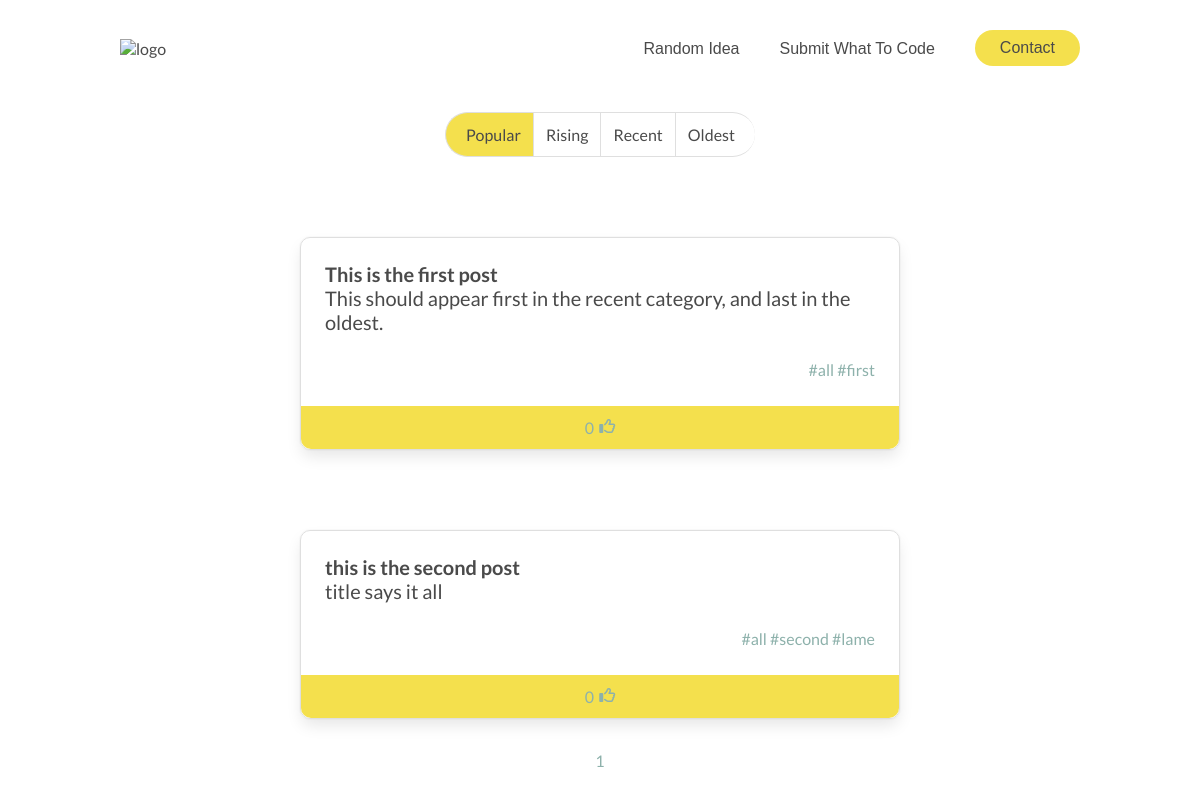
The page / on the database its author committed.
### website/models.py (models this page shows, shortened)
class Post(db.Model):
    id = db.Column(db.Integer, primary_key=True)
    title = db.Column(db.String(100))
    desc = db.Column(db.String(1000))
    likes = db.Column(db.Integer)
    date_created = db.Column(db.DateTime(timezone=True), default=func.now())
    tags = db.relationship("Tag", backref="post", passive_deletes=True)

class Tag(db.Model):
    id = db.Column(db.Integer, primary_key=True)
    name = db.Column(db.String(12))
    post_id = db.Column(
        db.Integer, db.ForeignKey("post.id", ondelete="CASCADE"), nullable=False
    )

### website/views.py (the view, shortened to what this page needs)
@views.route("/")
def home():
    order = request.args.get("order", default="POPULAR", type=str)
    tag = request.args.get("tag", default="all", type=str)
    page = request.args.get("page", default=1, type=int)
    per_page = 15
    if order == "POPULAR":
        posts = (
            Post.query.join(Tag)
            .filter(Tag.name == tag)
            .order_by(Post.likes.desc())
            .paginate(page=page, per_page=per_page)
        )
    elif order == "RECENT":
        posts = (
            Post.query.filter(Tag.name == tag)
            .order_by(Post.date_created.desc())
            .paginate(page=page, per_page=per_page)
        )
    elif order == "OLDEST":
        posts = (
            Post.query.filter(Tag.name == tag)
            .order_by(Post.date_created.asc())
            .paginate(page=page, per_page=per_page)
        )
    else:
        posts = (
            Post.query.filter(Tag.name == tag)
            .order_by(Post.likes.desc())
            .paginate(page=page, per_page=per_page)
        )
    return render_template(
        "home.html",
        posts=posts,
        order=order,
        tag=tag,
        one=False,
        likes=session["likes"],
    )

### website/templates/home.html (shortened to what this page needs)
{% extends "base.html" %}
{% block head %}
<link rel="stylesheet" href="{{ url_for('static', filename='styles/home.css') }}" />
{% endblock %}
{% block content %}
<div id="content">
    <div id="filter">
        <ul>
            <li class="{{'item active' if order == 'POPULAR' else 'item'}}"><a href="{{ url_for('views.home', order='POPULAR')}}">Popular</a></li>
            <li class="{{'item active' if order == 'RISING' else 'item'}}"><a href="{{ url_for('views.home', order='RISING')}}">Rising</a></li>
            <li class="{{'item active' if order == 'RECENT' else 'item'}}"><a href="{{ url_for('views.home', order='RECENT')}}">Recent</a></li>
            <li class="{{'item active' if order == 'OLDEST' else 'item'}}"><a href="{{ url_for('views.home', order='OLDEST')}}">Oldest</a></li>
        </ul>
    </div>
    {% if not one %}
        {% for post in posts.items %}
            <div class="card">
                <div class="card-content">
                    <p class="title">{{ post.title }}</p>
                    <p class="desc">{{ post.desc }}</p>
                    <p class="tags">
                        {% for tag in post.tags %}
                            <a class="tag-link" href="{{url_for('views.home', tag=tag.name)}}">#{{tag.name}}</a>
                        {% endfor %}
                    </p>
                </div>
                <footer class="card-footer">
                    <button type="button" onclick="like({{post.id}})">
                        <p id="likes-count-{{post.id}}">{{ post.likes }}</p>
                        {% if post.id in likes %}
                            <i id="like-button-{{post.id}}" class="fas fa-thumbs-up"></i>
                        {% else %}
                            <i id="like-button-{{post.id}}" class="far fa-thumbs-up"></i>
                        {% endif %}
                    </button>
                </footer>
            </div>
        {% endfor %}
    {% endif %}
</div>
<div id="page-links">
    {% if not one %}
        {% for page_num in posts.iter_pages() %}
            {% if page_num %}
                <a href="{{ url_for('views.home', page=page_num, order=order, tag=tag) }}">{{ page_num }}</a>
            {% else %}
                ...
            {% endif %}
        {% endfor %}
    {% endif %}
</div>
{% endblock %}

### website/templates/base.html (shortened to what this page needs)
<!DOCTYPE html>
<html lang="en">
<head>
    <link rel="stylesheet" href="{{ url_for('static', filename='styles/styles.css') }}" />
    {% block head %}{% endblock %}
</head>
<body>
    <header>
        <a class="logo" href="/"><img src="https://what-to-code.com/img/idea.svg" alt="logo"></a>
        <nav>
            <ul class="nav__links">
                <li><a href="{{ url_for('views.random_post')}}">Random Idea</a></li>
                <li><a href="{{ url_for('views.submit')}}">Submit What To Code</a></li>
            </ul>
        </nav>
        <a class="cta" href="#">Contact</a>
    </header>
    <main>
        {% block content %}{% endblock %}
    </main>
</body>
</html>

### website/static/styles/styles.css (style rules this page uses)
* { box-sizing: border-box; margin: 0; padding: 0; }
:root { --main-bg-color: #fff; --accent-color: #f4e04d; --tag-color: #8db1ab; --text-color: #4a4a4a; --font-family: 'Lato', sans-serif; }
html { text-rendering: optimizeLegibility; }
body { background-color: var(--main-bg-color); color: var(--text-color); font-family: var(--font-family); }
button, input[type="submit"], input[type="reset"] { background: none; color: inherit; border: none; padding: 0; font: inherit; cursor: pointer; outline: inherit; }
a, a:hover, a:focus, a:active { text-decoration: none; color: inherit; }
main { margin-top: 2vh; }
header { display: flex; justify-content: flex-end; align-items: center; padding: 30px 10%; background-color: var(--main-bg-color); }
.logo { margin-right: auto; }
.logo img { max-height: 1.75rem; height: auto; }
.nav__links { list-style: none; display: flex; }
.nav__links a, .cta, .overlay__content a { font-family: sans-serif; font-weight: 500; color: var(--text-color); text-decoration: none; }
.nav__links li { padding: 0px 20px; }
.nav__links li a { transition: all 0.3s ease 0s; }
.cta { margin-left: 20px; padding: 9px 25px; background-color: var(--accent-color); border: none; border-radius: 50px; cursor: pointer; transition: all 0.3s ease 0s; }

### website/static/styles/home.css (style rules this page uses)
#content { display: flex; row-gap: 5rem; flex-direction: column; align-items: center; margin-bottom: 2rem; }
#filter ul { list-style: none; display: flex; }
#filter ul li { display: inline-flex; border-style: solid; border-top-width: 1px; border-bottom-width: 1px; border-left-width: 1px; border-right-width: 0px; border-color: #dfdfdf; }
.active { background-color: var(--accent-color); }
#filter ul li a { padding: 0.75em; }
#filter ul li:first-child { border-bottom-left-radius: 290486px; border-top-left-radius: 290486px; }
#filter ul li:last-child { border-top-right-radius: 290486px; border-bottom-right-radius: 290486px; }
#filter ul li:last-child a { padding-right: 1.25em; }
#filter ul li:first-child a { padding-left: 1.25em; }
#page-links { display: flex; justify-content: center; margin-bottom: 1.5rem; column-gap: 1rem; color: var(--tag-color); }
.card { width: 50%; max-width: 660px; border-style: solid; border-color: #dfdfdf; border-width: 1px; border-radius: 10px; box-shadow: 0 0.5em 1em -0.125em rgb(10 10 10 / 10%), 0 0 0 1px rgb(10 10 10 / 2%); }
.card-content { font-size: 20px; line-height: 24px; padding: 24px 24px 24px 24px; }
.title { font-weight: 700; }
.desc { margin-bottom: 1.5rem; }
.tags { color: var(--tag-color); font-size: 16px; text-align: right; }
.card-footer { display: flex; justify-content: center; padding: 12px 12px 12px 12px; background-color: var(--accent-color); border-bottom-right-radius: 10px; border-bottom-left-radius: 10px; }
.card-footer button { display: flex; column-gap: 5px; color: var(--tag-color); }

### rows shown on the page
Post: title "This is the first post", desc "This should appear first in the recent category, and last in the oldest.", likes "0"
Tag: name "all"
Tag: name "first"
Post: title "this is the second post", desc "title says it all", likes "0"
Tag: name "all"
Tag: name "second"
Tag: name "lame"

### other values the page prints
{{ page_num }} "1"
